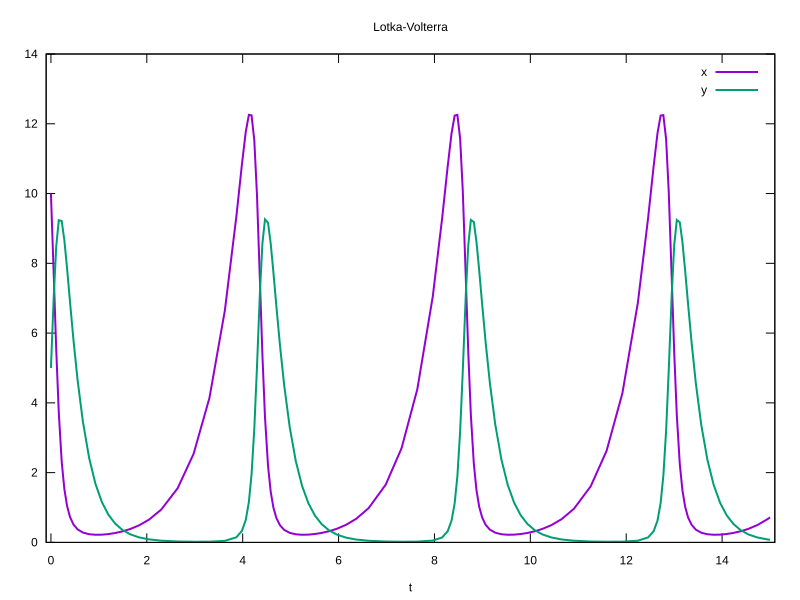

Reproduce this figure in gnuplot.
set terminal svg size 800,600

data = ARG1

set xlabel "t"
set ylabel ""
set title "Lotka-Volterra" 

plot [-0.1:15.1] data using 1:2 with lines lw 2 title "x",\
	data using 1:3 with lines lw 2 title "y";
